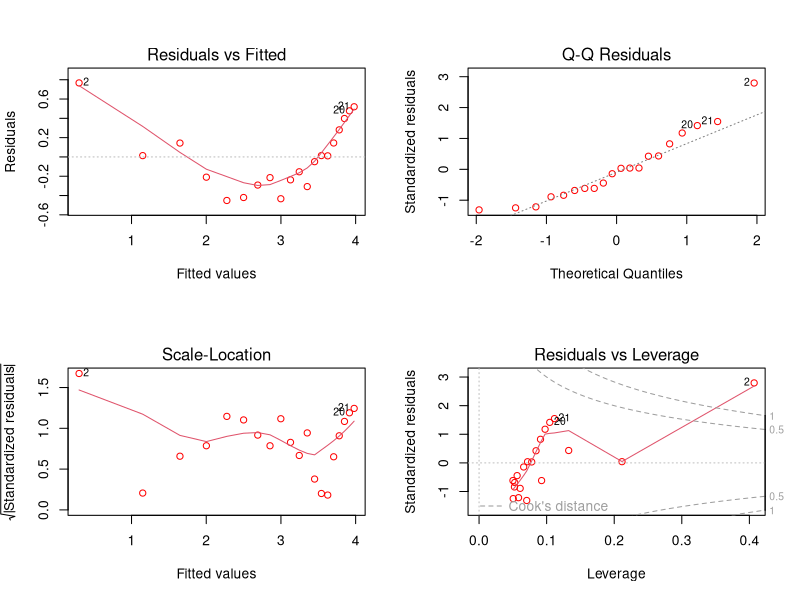

The R source for this figure:
#The bacterial growth data representing size of the colony as a function of time is
# given below:
#
# t = {0, 0.1, 0.2, 0.3, 0.4, 0.5, 0.6, 0.7, 0.8, 0.9, 1.0, 1.1, 1.2, 1.3, 1.4, 1.5, 1.6, 1.7, 1.8, 1.9, 2.0}
# S = {2.2, 2.9, 3.2, 6, 6, 6.2, 8, 11, 14, 13, 18, 22, 21, 30, 35, 38, 47, 58, 70, 81, 90}
# Write an R script to fit a non-linear curve of the form S = Atα to this data. For this, perform
# log transform on both sides of the equation and do a linear fit between log(t) and log(S) to get
# the parameters t and α.
# defining the vectors
t = c(0, 0.1, 0.2, 0.3, 0.4, 0.5, 0.6, 0.7, 0.8, 0.9, 1.0, 1.1, 1.2, 1.3, 1.4, 1.5, 1.6, 1.7, 1.8, 1.9, 2.0)
s = c(2.2, 2.9, 3.2, 6, 6, 6.2, 8, 11, 14, 13, 18, 22, 21, 30, 35, 38, 47, 58, 70, 81, 90)
# creation of data frames with log transformed values
df = data.frame(log(t), log(s))
df2 = subset(df[-1,])
names(df2)=c("t","s")
# performing linear model fitting
model = lm(formula=s ~ t, data=df2)
par(mfrow = c(2, 2))
plot(model,col="red")
# to visualise the linear fitting, observe PLOT no-2
